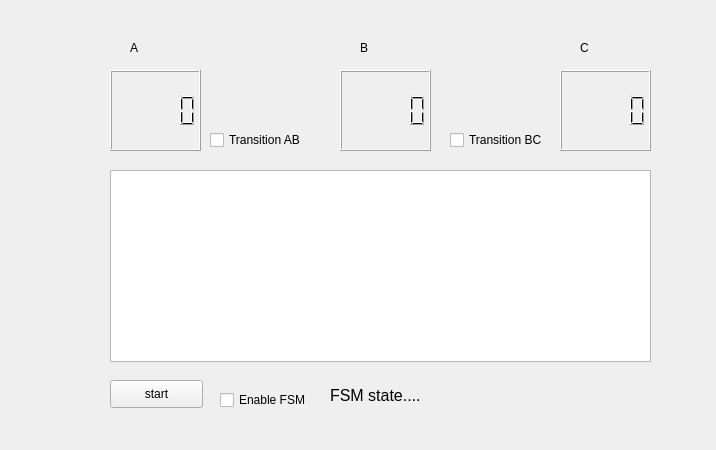
<?xml version="1.0" encoding="UTF-8"?>
<ui version="4.0">
 <class>Form</class>
 <widget class="QWidget" name="Form">
  <property name="geometry">
   <rect>
    <x>0</x>
    <y>0</y>
    <width>716</width>
    <height>450</height>
   </rect>
  </property>
  <property name="windowTitle">
   <string>Form</string>
  </property>
  <widget class="QLCDNumber" name="lcdNumber_3">
   <property name="geometry">
    <rect>
     <x>560</x>
     <y>70</y>
     <width>91</width>
     <height>81</height>
    </rect>
   </property>
  </widget>
  <widget class="QLCDNumber" name="lcdNumber_1">
   <property name="geometry">
    <rect>
     <x>110</x>
     <y>70</y>
     <width>91</width>
     <height>81</height>
    </rect>
   </property>
  </widget>
  <widget class="QLabel" name="label_2">
   <property name="geometry">
    <rect>
     <x>360</x>
     <y>40</y>
     <width>55</width>
     <height>16</height>
    </rect>
   </property>
   <property name="text">
    <string>B</string>
   </property>
  </widget>
  <widget class="QLCDNumber" name="lcdNumber_2">
   <property name="geometry">
    <rect>
     <x>340</x>
     <y>70</y>
     <width>91</width>
     <height>81</height>
    </rect>
   </property>
  </widget>
  <widget class="QLabel" name="label_3">
   <property name="geometry">
    <rect>
     <x>580</x>
     <y>40</y>
     <width>55</width>
     <height>16</height>
    </rect>
   </property>
   <property name="text">
    <string>C</string>
   </property>
  </widget>
  <widget class="QLabel" name="label_1">
   <property name="geometry">
    <rect>
     <x>130</x>
     <y>40</y>
     <width>55</width>
     <height>16</height>
    </rect>
   </property>
   <property name="text">
    <string>A</string>
   </property>
  </widget>
  <widget class="QListWidget" name="status_msg">
   <property name="geometry">
    <rect>
     <x>110</x>
     <y>170</y>
     <width>541</width>
     <height>192</height>
    </rect>
   </property>
  </widget>
  <widget class="QPushButton" name="pushButton_start">
   <property name="geometry">
    <rect>
     <x>110</x>
     <y>380</y>
     <width>93</width>
     <height>28</height>
    </rect>
   </property>
   <property name="text">
    <string>start</string>
   </property>
  </widget>
  <widget class="QCheckBox" name="pushButton_1">
   <property name="geometry">
    <rect>
     <x>210</x>
     <y>130</y>
     <width>101</width>
     <height>20</height>
    </rect>
   </property>
   <property name="text">
    <string>Transition AB</string>
   </property>
  </widget>
  <widget class="QCheckBox" name="pushButton_2">
   <property name="geometry">
    <rect>
     <x>450</x>
     <y>130</y>
     <width>101</width>
     <height>20</height>
    </rect>
   </property>
   <property name="text">
    <string>Transition BC</string>
   </property>
  </widget>
  <widget class="QCheckBox" name="pushButton_3">
   <property name="geometry">
    <rect>
     <x>220</x>
     <y>390</y>
     <width>101</width>
     <height>20</height>
    </rect>
   </property>
   <property name="text">
    <string>Enable FSM</string>
   </property>
  </widget>
  <widget class="QLabel" name="lbl_FSM_States">
   <property name="geometry">
    <rect>
     <x>330</x>
     <y>370</y>
     <width>141</width>
     <height>51</height>
    </rect>
   </property>
   <property name="font">
    <font>
     <pointsize>12</pointsize>
    </font>
   </property>
   <property name="text">
    <string>FSM state....</string>
   </property>
  </widget>
 </widget>
 <resources/>
 <connections/>
</ui>
